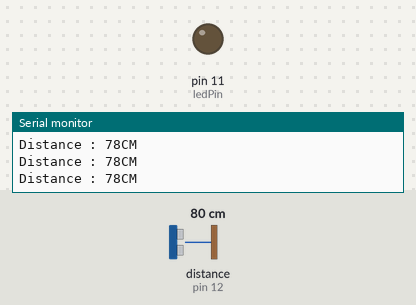
This sketch was run on a simulated Arduino Uno, built with avr-gcc and run on an emulated ATmega328P. Parts: output pins drawn as LEDs (lit = HIGH), the last lines printed to the serial monitor. Wiring (inferred from the names in the program): ultrasonic range finder: trigger pin 13; echo pin 12. The test bench sets the inputs (shaded band); at power-on: distance to the obstacle (sensor on pin 12) 80 cm. The echo pulse lasts 58.3 µs per cm; pins used as bus, display or sensor lines are not drawn.

Above: at 1.2 s.
1.3 s: distance to the obstacle (sensor on pin 12) set to 13 cm
2.8 s: distance to the obstacle (sensor on pin 12) set to 10 cm
At 3.5 s:
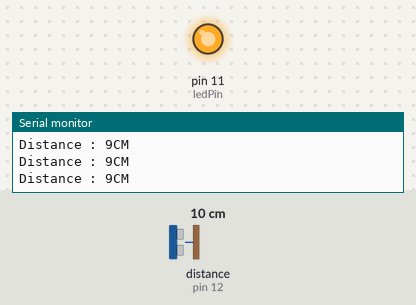
4.3 s: distance to the obstacle (sensor on pin 12) set to 13 cm
5.8 s: distance to the obstacle (sensor on pin 12) set to 17 cm
At 7.0 s:
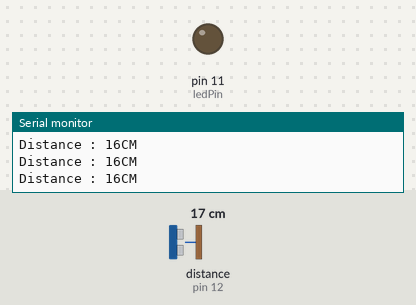
8.8 s: distance to the obstacle (sensor on pin 12) set to 2 cm
At 9.4 s:
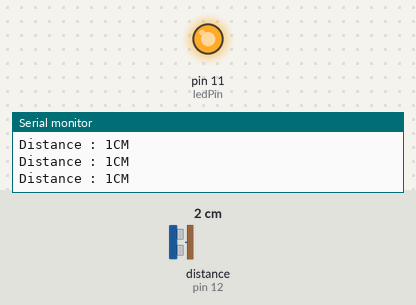
Timing chart, 0 to 11.3 s (numbered marks = the images above; inputs shaded):
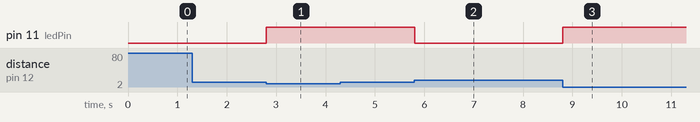

The sketch:

02_hc_sr04_example.ino
```cpp
// 초음파 핀 정의하기
const int trigPin = 13;
const int echoPin = 12;
// led 핀 정의하기
const int ledPin = 11;

long duration; // 시간 변수
int  distance; // 거리 변수

//led 켜지는 거리 = 10cm
const int ledOnDistance = 10;
//led 꺼지는 거리 = 15cm
const int ledOffDistance = 15;
int ledStatus = LOW;

//거리를 이용해서 LED 상태 표시 함수
void ledProc(int distance){
  //LED가 꺼져 있는 상태라면
  if(ledStatus == LOW){
    //거리가 LED ON 거리보다 작거나 같다면
    //즉, 거리가 10cm 이하라면
    if(distance <= ledOnDistance){
       //LED ON
       ledStatus = HIGH;
    }
  }else {
    //LED가 켜져있는 상태라면
    //거리가 LED OFF 거리만큼 크거나 같다면
    //즉, 거리가 15cm 이상이라면
    if(distance >= ledOffDistance){
      //LED OFF
      ledStatus = LOW;
    }
  }
  //ledStatus 변수값을 이용해서 LED에 적용
  digitalWrite(ledPin, ledStatus);
}

void setup() {
  //ledPin은 LED를 제어아하는 핀 출력으로 설정.
  pinMode(ledPin, OUTPUT);

  //trigPin은 초음파를 내보내는 핀 출력으로 설정.
  pinMode(trigPin, OUTPUT);

  //echoPin은 초음파를 읽는 핀 입력으로 설정.
  pinMode(echoPin, INPUT);

  //모니터 프로그램 실행
  Serial.begin(9600);
}
void loop() {
//초음파 초기화
  digitalWrite(trigPin, LOW);
  delayMicroseconds(2);

  //초음파 송신
  digitalWrite(trigPin, HIGH);
  delayMicroseconds(10);
  //10us 후 정지
  digitalWrite(trigPin, LOW);

  //ECHO 핀를 통해 리턴된 시간 읽기
  duration = pulseIn(echoPin, HIGH);

  //시간 데이터를 거리데이터로 환산하는 식
  distance = duration*0.034/2; //Cm

  //거리를 이용해 LED 제어 함수 호출
  ledProc(distance);

  //화면에 출력
  Serial.print("Distance : ");
  Serial.print(distance);
  Serial.println("CM");
}
```

Measured:
- the behaviour switches between 12 and 11 cm on distance to the obstacle (sensor on pin 12) (found by bisection; images 0 and 1)
- the behaviour switches between 15 and 16 cm on distance to the obstacle (sensor on pin 12) (found by bisection; images 1 and 2)
- after the input at 2.8 s, pin 11 (ledPin): LOW → HIGH at once
- after the input at 5.8 s, pin 11 (ledPin): HIGH → LOW at once
- after the input at 8.8 s, pin 11 (ledPin): LOW → HIGH at once
